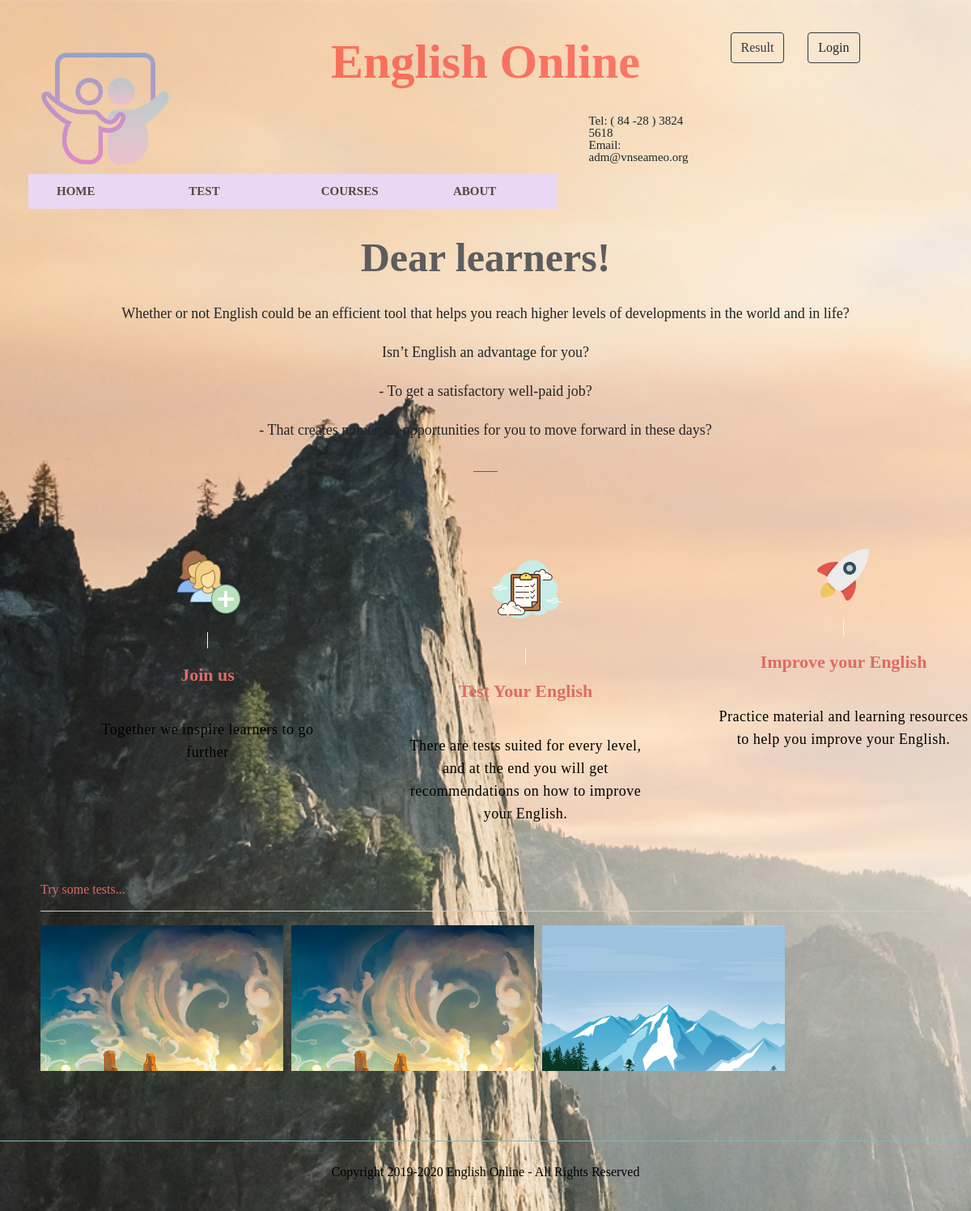
Before: / with the older database file.
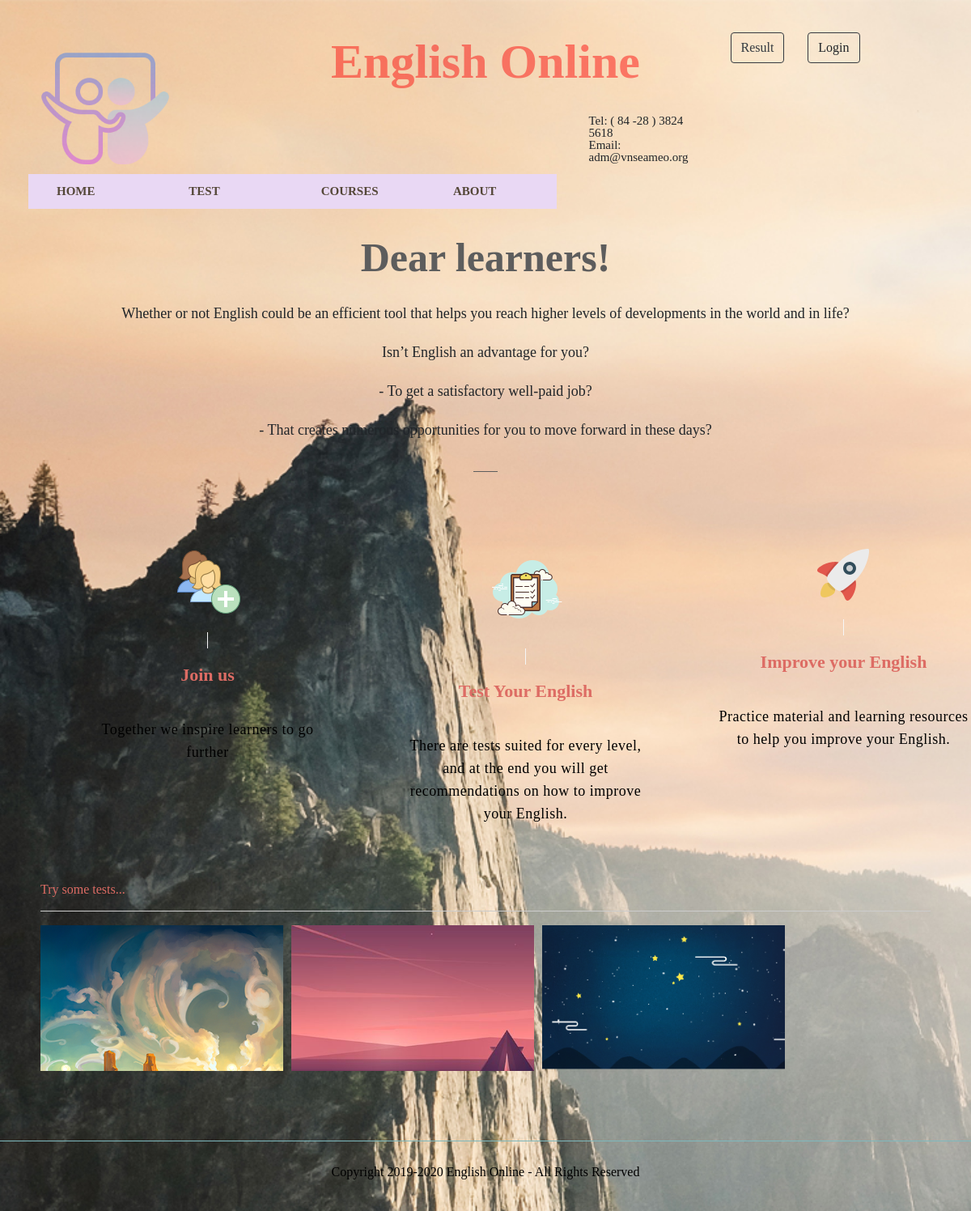
After: the same page with the newer database file.
### tables this page shows
CREATE TABLE `test` (
  `TEST_ID` int(11) NOT NULL,
  `TEST_NAME` varchar(50) DEFAULT NULL,
  `IMG` varchar(100) NOT NULL,
  `CLASS_ID` char(20) DEFAULT NULL,
  `TYPE` varchar(30) NOT NULL,
  `TIMELIMMIT` int(11) DEFAULT NULL,
  `USERNAME` char(20) DEFAULT NULL
);

### site/home.php (the view, shortened to what this page needs)
<?php
	include('admin/connect.php');
	$sql = "SELECT * FROM `test` WHERE TYPE='free'";
	$result = $conn->query($sql);
?>
<!doctype html>
<html>
	<link rel="stylesheet" type="text/css" href="./bootstrap/css/bootstrap.min.css">
     <link rel="stylesheet" type="text/css" href="css/animate.css">
     <link rel="stylesheet" type="text/css" href="css/home.css">
	<link rel="stylesheet" type="text/css" href="css/reset.css">
    <section class="billboard dark">
            <div class="caption dark animated wow fadeInDown " data-wow-delay=".4s">
                <h1>Dear learners!</h1>
                <p>Whether or not English could be an efficient tool that helps you reach higher levels of developments in the world and in life?</p>
                <p>Isn’t English an advantage for you?</p>
                <p>- To get a satisfactory well-paid job?</p>
                <p>- That creates numerous opportunities for you to move forward in these days?</p>
                <hr>
            </div>
    </section>
    <section class="services" style="margin-left: 100px;">
            <ul class="clearfix">
                <li class="animated wow fadeInDown">
                    <img class="icon" src="./img/join-icon.png"/>
                    <h2>Join us</h2>
                    <p>Together we inspire learners to go further</p>
                </li>
                <li class="animated wow fadeInDown"  data-wow-delay=".2s">
                    <img class="icon" src="./img/test-icon.png" alt=""/>
                    <h2>Test Your English</h2>
                    <p>There are tests suited for every level, and at the end you will get recommendations on how to improve your English.</p>
                </li>
                <li class="animated wow fadeInDown"  data-wow-delay=".4s">
                    <img class="icon" src="./img/icon3.png" alt=""/>
                    <h2>Improve your English</h2>
                    <p>Practice material and learning resources to help you improve your English.</p>
                </li>
            </ul>
    </section>
    <section class="tests">
                <div class="title animated wow fadeInDown">
                    <h2 style="color: #DD6C64; ">Try some tests...</h2>
                <hr>
                </div>
              <div class='test-content wrapper'>
              <div class=" test-list animated wow fadeInUp ">
              <?php
	while ($row = $result->fetch_assoc())
	{
?>
		<article class="test-listing <?php echo $row['TYPE']; ?> all">
    			  <div class="test-image">
    				    <a href="index.php?click=test-choosen&id=<?php echo $row['TEST_ID']; ?>">
							<img  src="admin/modules/imgTest/<?php echo $row['IMG'];?>"></a>
    			 </div>
   		</article>
<?php
	}
?>
                </div>
              </div>
                <br>
    </section>
</html>

Changed rows visible on the page:
no longer on this page (row edited): test: IMG (picture)
no longer on this page (row edited): test: IMG (picture)
added test: IMG (picture)
added test: IMG (picture)
